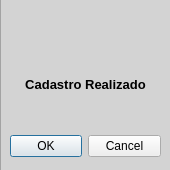
<?xml version="1.0" encoding="UTF-8"?>
<ui version="4.0">
 <class>Dialog</class>
 <widget class="QDialog" name="Dialog">
  <property name="geometry">
   <rect>
    <x>0</x>
    <y>0</y>
    <width>170</width>
    <height>170</height>
   </rect>
  </property>
  <property name="minimumSize">
   <size>
    <width>170</width>
    <height>170</height>
   </size>
  </property>
  <property name="maximumSize">
   <size>
    <width>170</width>
    <height>170</height>
   </size>
  </property>
  <property name="windowTitle">
   <string>Dialog</string>
  </property>
  <widget class="QDialogButtonBox" name="buttonBox">
   <property name="geometry">
    <rect>
     <x>10</x>
     <y>130</y>
     <width>151</width>
     <height>32</height>
    </rect>
   </property>
   <property name="orientation">
    <enum>Qt::Horizontal</enum>
   </property>
   <property name="standardButtons">
    <set>QDialogButtonBox::Cancel|QDialogButtonBox::Ok</set>
   </property>
  </widget>
  <widget class="QFrame" name="frame">
   <property name="geometry">
    <rect>
     <x>0</x>
     <y>-11</y>
     <width>171</width>
     <height>191</height>
    </rect>
   </property>
   <property name="styleSheet">
    <string notr="true">background-color: rgb(211, 211, 211);</string>
   </property>
   <property name="frameShape">
    <enum>QFrame::StyledPanel</enum>
   </property>
   <property name="frameShadow">
    <enum>QFrame::Raised</enum>
   </property>
   <widget class="QLabel" name="label">
    <property name="geometry">
     <rect>
      <x>10</x>
      <y>80</y>
      <width>151</width>
      <height>31</height>
     </rect>
    </property>
    <property name="font">
     <font>
      <family>Arial</family>
      <pointsize>10</pointsize>
      <weight>75</weight>
      <bold>true</bold>
     </font>
    </property>
    <property name="text">
     <string>Cadastro Realizado</string>
    </property>
    <property name="alignment">
     <set>Qt::AlignCenter</set>
    </property>
   </widget>
  </widget>
  <zorder>frame</zorder>
  <zorder>buttonBox</zorder>
 </widget>
 <resources/>
 <connections>
  <connection>
   <sender>buttonBox</sender>
   <signal>accepted()</signal>
   <receiver>Dialog</receiver>
   <slot>accept()</slot>
   <hints>
    <hint type="sourcelabel">
     <x>248</x>
     <y>254</y>
    </hint>
    <hint type="destinationlabel">
     <x>157</x>
     <y>274</y>
    </hint>
   </hints>
  </connection>
  <connection>
   <sender>buttonBox</sender>
   <signal>rejected()</signal>
   <receiver>Dialog</receiver>
   <slot>reject()</slot>
   <hints>
    <hint type="sourcelabel">
     <x>316</x>
     <y>260</y>
    </hint>
    <hint type="destinationlabel">
     <x>286</x>
     <y>274</y>
    </hint>
   </hints>
  </connection>
 </connections>
</ui>
